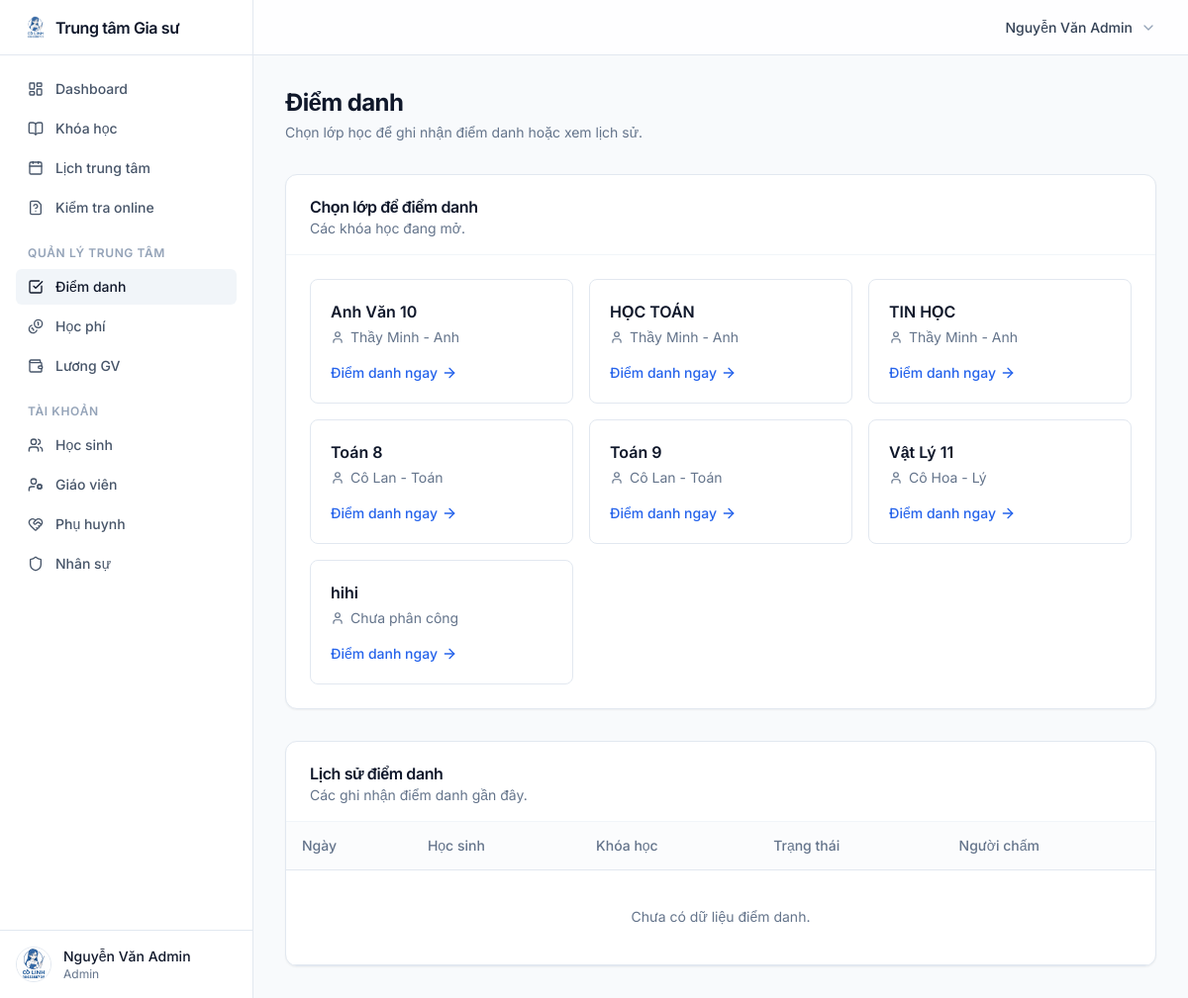
Page /attendance (signed in) on the committed database.
### app.py (models this page shows, shortened)
class User(db.Model, UserMixin):
    id = db.Column(db.Integer, primary_key=True)
    username = db.Column(db.String(80), unique=True, nullable=False)
    fullname = db.Column(db.String(100), nullable=False)
    user_code = db.Column(db.String(20), unique=True, nullable=False)
    role = db.Column(db.String(20), nullable=False, default="student")
    phone = db.Column(db.String(20))
    parent_phone = db.Column(db.String(20))
    birth_date = db.Column(db.Date)
    position = db.Column(db.String(100))
    password_hash = db.Column(db.String(255))
    is_active = db.Column(db.Boolean, default=True)
    avatar = db.Column(db.String(100), default="default.jpg")
    salary_rate_per_hour = db.Column(db.Integer, default=0)
    linked_student_id = db.Column(db.Integer, db.ForeignKey("user.id"))
    linked_student = db.relationship("User", remote_side=[id], uselist=False)
    courses_taught = db.relationship("Course", back_populates="teacher", foreign_keys="Course.teacher_id")
    schedules = db.relationship("Schedule", back_populates="teacher", foreign_keys="Schedule.teacher_id")
    enrollments = db.relationship("Enrollment", back_populates="student", foreign_keys="Enrollment.student_id")

class Course(db.Model):
    id = db.Column(db.Integer, primary_key=True)
    course_name = db.Column(db.String(120), nullable=False)
    subject = db.Column(db.String(80), nullable=False)
    teacher_id = db.Column(db.Integer, db.ForeignKey("user.id"))
    classroom = db.Column(db.String(40))
    description = db.Column(db.Text)
    tuition_amount = db.Column(db.Integer, default=0)
    tuition_type = db.Column(db.String(20), default="monthly")
    start_date = db.Column(db.Date)
    end_date = db.Column(db.Date)
    is_active = db.Column(db.Boolean, default=True)
    teacher = db.relationship("User", back_populates="courses_taught", foreign_keys=[teacher_id])
    schedules = db.relationship("Schedule", back_populates="course", cascade="all, delete-orphan")
    enrollments = db.relationship("Enrollment", back_populates="course", cascade="all, delete-orphan")
    tuition_payments = db.relationship("TuitionPayment", back_populates="course", cascade="all, delete-orphan")

### app.py (the view)
@app.route("/attendance")
@login_required
@teacher_manager_admin_required
def attendance():
    if current_user.role == "teacher":
        courses_list = Course.query.filter_by(teacher_id=current_user.id).order_by(Course.course_name).all()
    else:
        courses_list = Course.query.order_by(Course.course_name).all()
    records = Attendance.query.order_by(Attendance.date.desc(), Attendance.id.desc()).limit(100).all()
    if current_user.role == "teacher":
        teacher_course_ids = [course.id for course in courses_list]
        records = [record for record in records if record.course_id in teacher_course_ids]
    return render_template("attendance.html", courses=courses_list, records=records)

### app.py (called while the page is built)
@login_manager.user_loader
def load_user(user_id):
    return db.session.get(User, int(user_id))

def role_required(*allowed_roles):
    def decorator(view):
        @wraps(view)
        def wrapped(*args, **kwargs):
            if not current_user.is_authenticated:
                return redirect(url_for("login"))
            if current_user.role == "admin" or current_user.role in allowed_roles:
                return view(*args, **kwargs)
            flash("Bạn không có quyền truy cập trang này.", "danger")
            return redirect(url_for("index"))
        return wrapped
    return decorator

@app.context_processor
def inject_globals():
    return {
        "WEEKDAYS": dict(WEEKDAYS),
        "STATUS_LABELS": STATUS_LABELS,
        "TUITION_LABELS": TUITION_LABELS,
        "ROLE_LABELS": ROLE_LABELS,
        "current_month_summary": current_month_summary,
        "money": lambda value: f"{int(value or 0):,}".replace(",", "."),
    }

### templates/attendance.html
{% extends "layout.html" %}
{% block content %}
<div class="mb-8">
    <h1 class="text-2xl font-bold tracking-tight text-slate-900">Điểm danh</h1>
    <p class="text-sm text-slate-500 mt-1">Chọn lớp học để ghi nhận điểm danh hoặc xem lịch sử.</p>
</div>
<div class="rounded-xl border border-slate-200 bg-white shadow-sm overflow-hidden mb-8">
    <div class="p-6 pb-4 border-b border-slate-100">
        <h3 class="font-semibold leading-none tracking-tight">Chọn lớp để điểm danh</h3>
        <p class="text-sm text-slate-500 mt-1">Các khóa học đang mở.</p>
    </div>
    <div class="p-6">
        <div class="grid grid-cols-1 sm:grid-cols-2 lg:grid-cols-3 gap-4">
            {% for c in courses %}
            <a href="{{ url_for('mark_attendance', course_id=c.id) }}" class="group relative flex flex-col items-start justify-between rounded-lg border border-slate-200 bg-white p-5 hover:border-slate-300 hover:bg-slate-50 transition-all">
                <div class="space-y-1 mb-4">
                    <h4 class="font-semibold text-slate-900 group-hover:text-blue-600 transition-colors line-clamp-2">{{ c.course_name }}</h4>
                    <div class="text-sm text-slate-500 flex items-center">
                        <i data-lucide="user" class="w-3.5 h-3.5 mr-1.5"></i>
                        {{ c.teacher.fullname if c.teacher else 'Chưa phân công' }}
                    </div>
                </div>
                <div class="inline-flex items-center text-sm font-medium text-blue-600">
                    Điểm danh ngay <i data-lucide="arrow-right" class="w-4 h-4 ml-1 transition-transform group-hover:translate-x-1"></i>
                </div>
            </a>
            {% else %}
            <div class="col-span-full py-8 text-center text-sm text-slate-500 border-2 border-dashed border-slate-200 rounded-lg">
                Không có lớp học nào khả dụng để điểm danh.
            </div>
            {% endfor %}
        </div>
    </div>
</div>
<div class="rounded-xl border border-slate-200 bg-white shadow-sm overflow-hidden">
    <div class="p-6 pb-4 border-b border-slate-100">
        <h3 class="font-semibold leading-none tracking-tight">Lịch sử điểm danh</h3>
        <p class="text-sm text-slate-500 mt-1">Các ghi nhận điểm danh gần đây.</p>
    </div>
    <div class="table-container" data-table-tools>
        <table class="shadcn-table">
            <thead class="bg-slate-50/50">
                <tr>
                    <th>Ngày</th>
                    <th>Học sinh</th>
                    <th>Khóa học</th>
                    <th>Trạng thái</th>
                    <th>Người chấm</th>
                </tr>
            </thead>
            <tbody>
            {% for r in records %}
            <tr class="transition-colors hover:bg-slate-50/50">
                <td class="text-slate-500 font-medium">{{ r.date }}</td>
                <td class="font-medium text-slate-900">{{ r.student.fullname }}</td>
                <td class="text-slate-600 truncate max-w-[200px]">{{ r.course.course_name }}</td>
                <td>
                    {% if r.status == 'present' %}
                    <span class="inline-flex items-center rounded-full border border-transparent bg-green-100 px-2.5 py-0.5 text-xs font-semibold text-green-800">Có mặt</span>
                    {% elif r.status == 'late' %}
                    <span class="inline-flex items-center rounded-full border border-transparent bg-yellow-100 px-2.5 py-0.5 text-xs font-semibold text-yellow-800">Đi trễ</span>
                    {% else %}
                    <span class="inline-flex items-center rounded-full border border-transparent bg-red-100 px-2.5 py-0.5 text-xs font-semibold text-red-800">Vắng</span>
                    {% endif %}
                </td>
                <td class="text-slate-500 text-sm">
                    <div class="flex items-center gap-1.5">
                        <i data-lucide="user-check" class="w-3.5 h-3.5 text-slate-400"></i>
                        {{ r.marked_by.fullname if r.marked_by else '-' }}
                    </div>
                </td>
            </tr>
            {% else %}
            <tr>
                <td colspan="5" class="h-24 text-center text-slate-500">Chưa có dữ liệu điểm danh.</td>
            </tr>
            {% endfor %}
            </tbody>
        </table>
    </div>
</div>
{% endblock %}

### templates/layout.html (shortened to what this page needs)
<!doctype html>
<html lang="vi" class="antialiased">
<head>
    <script src="https://cdn.tailwindcss.com"></script>
</head>
<body class="bg-slate-50 text-slate-900 min-h-screen flex {% if current_user.is_authenticated %}logged-in{% endif %}">
    {% if current_user.is_authenticated %}
    <aside id="sidebar" class="fixed inset-y-0 left-0 z-50 w-64 bg-white border-r border-slate-200 flex flex-col transform -translate-x-full lg:translate-x-0 lg:static lg:shrink-0 h-screen">
        <div class="h-14 flex items-center px-6 border-b border-slate-200">
            <a href="{{ url_for('index') }}" class="flex items-center gap-2 font-semibold text-slate-900 tracking-tight">
                <img src="{{ url_for('static', filename='logo.png') }}" alt="Logo" class="w-6 h-6 rounded">
                <span>Trung tâm Gia sư</span>
            </a>
        </div>
        <nav class="flex-1 overflow-y-auto p-4 space-y-1">
            {% set current_path = request.path %}
            <a href="{{ url_for('index') }}" class="flex items-center gap-3 px-3 py-2 rounded-md text-sm font-medium transition-colors {% if current_path == url_for('index') %}bg-slate-100 text-slate-900{% else %}text-slate-600 hover:bg-slate-100 hover:text-slate-900{% endif %}">
                <i data-lucide="layout-dashboard" class="w-4 h-4"></i> Dashboard
            </a>
            <a href="{{ url_for('courses') }}" class="flex items-center gap-3 px-3 py-2 rounded-md text-sm font-medium transition-colors {% if current_path == url_for('courses') %}bg-slate-100 text-slate-900{% else %}text-slate-600 hover:bg-slate-100 hover:text-slate-900{% endif %}">
                <i data-lucide="book-open" class="w-4 h-4"></i> Khóa học
            </a>
            {% if current_user.role in ['admin', 'manager'] %}
                <a href="{{ url_for('schedules') }}" class="flex items-center gap-3 px-3 py-2 rounded-md text-sm font-medium transition-colors {% if current_path == url_for('schedules') %}bg-slate-100 text-slate-900{% else %}text-slate-600 hover:bg-slate-100 hover:text-slate-900{% endif %}">
                    <i data-lucide="calendar" class="w-4 h-4"></i> Lịch trung tâm
                </a>
                <a href="{{ url_for('exam_list') }}" class="flex items-center gap-3 px-3 py-2 rounded-md text-sm font-medium transition-colors {% if current_path == url_for('exam_list') %}bg-slate-100 text-slate-900{% else %}text-slate-600 hover:bg-slate-100 hover:text-slate-900{% endif %}">
                    <i data-lucide="file-question" class="w-4 h-4"></i> Kiểm tra online
                </a>
                <div class="pt-4 pb-1">
                    <p class="px-3 text-xs font-semibold text-slate-400 uppercase tracking-wider">Quản lý trung tâm</p>
                </div>
                <a href="{{ url_for('attendance') }}" class="flex items-center gap-3 px-3 py-2 rounded-md text-sm font-medium transition-colors {% if current_path.startswith('/attendance') %}bg-slate-100 text-slate-900{% else %}text-slate-600 hover:bg-slate-100 hover:text-slate-900{% endif %}">
                    <i data-lucide="check-square" class="w-4 h-4"></i> Điểm danh
                </a>
                <a href="{{ url_for('tuition') }}" class="flex items-center gap-3 px-3 py-2 rounded-md text-sm font-medium transition-colors {% if current_path.startswith('/tuition') %}bg-slate-100 text-slate-900{% else %}text-slate-600 hover:bg-slate-100 hover:text-slate-900{% endif %}">
                    <i data-lucide="coins" class="w-4 h-4"></i> Học phí
                </a>
                <a href="{{ url_for('payroll') }}" class="flex items-center gap-3 px-3 py-2 rounded-md text-sm font-medium transition-colors {% if current_path.startswith('/payroll') %}bg-slate-100 text-slate-900{% else %}text-slate-600 hover:bg-slate-100 hover:text-slate-900{% endif %}">
                    <i data-lucide="wallet" class="w-4 h-4"></i> Lương GV
                </a>
                <div class="pt-4 pb-1">
                    <p class="px-3 text-xs font-semibold text-slate-400 uppercase tracking-wider">Tài khoản</p>
                </div>
                <a href="{{ url_for('manage_users', role_name='students') }}" class="flex items-center gap-3 px-3 py-2 rounded-md text-sm font-medium transition-colors {% if 'role_name=students' in request.url %}bg-slate-100 text-slate-900{% else %}text-slate-600 hover:bg-slate-100 hover:text-slate-900{% endif %}">
                    <i data-lucide="users" class="w-4 h-4"></i> Học sinh
                </a>
                <a href="{{ url_for('manage_users', role_name='teachers') }}" class="flex items-center gap-3 px-3 py-2 rounded-md text-sm font-medium transition-colors {% if 'role_name=teachers' in request.url %}bg-slate-100 text-slate-900{% else %}text-slate-600 hover:bg-slate-100 hover:text-slate-900{% endif %}">
                    <i data-lucide="user-cog" class="w-4 h-4"></i> Giáo viên
                </a>
                <a href="{{ url_for('manage_users', role_name='parents') }}" class="flex items-center gap-3 px-3 py-2 rounded-md text-sm font-medium transition-colors {% if 'role_name=parents' in request.url %}bg-slate-100 text-slate-900{% else %}text-slate-600 hover:bg-slate-100 hover:text-slate-900{% endif %}">
                    <i data-lucide="heart-handshake" class="w-4 h-4"></i> Phụ huynh
                </a>
                <a href="{{ url_for('manage_users', role_name='staff') }}" class="flex items-center gap-3 px-3 py-2 rounded-md text-sm font-medium transition-colors {% if 'role_name=staff' in request.url %}bg-slate-100 text-slate-900{% else %}text-slate-600 hover:bg-slate-100 hover:text-slate-900{% endif %}">
                    <i data-lucide="shield" class="w-4 h-4"></i> Nhân sự
                </a>
            {% endif %}
        </nav>
        <div class="p-4 border-t border-slate-200">
            <div class="flex items-center gap-3">
                <img src="{{ url_for('static', filename='avatars/' + (current_user.avatar or 'default.jpg')) }}" class="w-9 h-9 rounded-full object-cover border border-slate-200" alt="Avatar">
                <div class="flex-1 min-w-0">
                    <p class="text-sm font-medium text-slate-900 truncate">{{ current_user.fullname }}</p>
                    <p class="text-xs text-slate-500 truncate capitalize">{{ ROLE_LABELS[current_user.role] }}</p>
                </div>
            </div>
        </div>
    </aside>
    {% endif %}
    <div class="flex-1 flex flex-col min-w-0 w-full">
        <header class="sticky top-0 z-30 flex h-14 items-center justify-between border-b border-slate-200 bg-white/80 backdrop-blur-sm px-4 sm:px-6">
            <div class="flex items-center gap-3 relative">
                {% if current_user.is_authenticated %}
                <button onclick="toggleUserDropdown()" class="flex items-center gap-2 text-sm font-medium text-slate-700 hover:text-slate-900 focus:outline-none h-8 px-2 rounded-md hover:bg-slate-100 transition-colors">
                    {{ current_user.fullname }}
                    <i data-lucide="chevron-down" class="w-4 h-4 text-slate-400"></i>
                </button>
                {% endif %}
            </div>
        </header>
        <main class="flex-1 p-4 sm:p-6 lg:p-8 w-full max-w-7xl mx-auto">
            {% block content %}{% endblock %}
        </main>
    </div>
</body>
</html>

### templates/layout.html (style rules this page uses)
#sidebar { transition: transform 0.3s ease-in-out; }
.table-container { position: relative; width: 100%; overflow: auto; }
.shadcn-table { width: 100%; caption-side: bottom; font-size: 0.875rem; line-height: 1.25rem; }
.shadcn-table th { height: 3rem; padding-left: 1rem; padding-right: 1rem; text-align: left; vertical-align: middle; font-weight: 500; color: #64748b; border-bottom: 1px solid #e2e8f0; }
.shadcn-table td { padding: 1rem; vertical-align: middle; border-bottom: 1px solid #e2e8f0; }

### rows in the picture
User: avatar (picture), fullname "Nguyễn Văn Admin", role "Admin"
Course: course_name "Anh Văn 10", teacher "Thầy Minh - Anh"
Course: course_name "HỌC TOÁN", teacher "Thầy Minh - Anh"
Course: course_name "TIN HỌC", teacher "Thầy Minh - Anh"
Course: course_name "Toán 8", teacher "Cô Lan - Toán"
Course: course_name "Toán 9", teacher "Cô Lan - Toán"
Course: course_name "Vật Lý 11", teacher "Cô Hoa - Lý"
Course: course_name "hihi", teacher "Chưa phân công"
